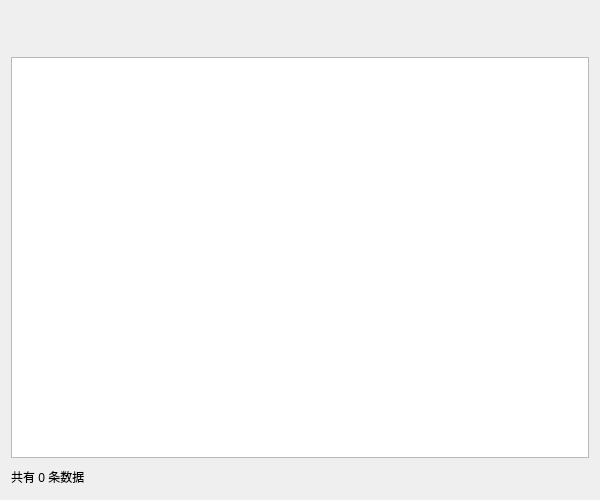
<?xml version="1.0" encoding="UTF-8"?>
<ui version="4.0">
 <class>Stock</class>
 <widget class="QWidget" name="Stock">
  <property name="geometry">
   <rect>
    <x>0</x>
    <y>0</y>
    <width>600</width>
    <height>500</height>
   </rect>
  </property>
  <property name="windowTitle">
   <string>Form</string>
  </property>
  <layout class="QVBoxLayout" name="verticalLayout_2">
   <item>
    <widget class="QWidget" name="widget" native="true">
     <layout class="QHBoxLayout" name="horizontalLayout">
      <item>
       <widget class="QPushButton" name="btn_edit">
        <property name="maximumSize">
         <size>
          <width>60</width>
          <height>60</height>
         </size>
        </property>
        <property name="text">
         <string/>
        </property>
        <property name="icon">
         <iconset resource="res.qrc">
          <normaloff>:/img/icon/xiugai.png</normaloff>:/img/icon/xiugai.png</iconset>
        </property>
        <property name="iconSize">
         <size>
          <width>40</width>
          <height>40</height>
         </size>
        </property>
        <property name="flat">
         <bool>true</bool>
        </property>
       </widget>
      </item>
      <item>
       <widget class="QPushButton" name="btn_delete">
        <property name="maximumSize">
         <size>
          <width>60</width>
          <height>16777215</height>
         </size>
        </property>
        <property name="text">
         <string/>
        </property>
        <property name="icon">
         <iconset resource="res.qrc">
          <normaloff>:/img/icon/shanchu.png</normaloff>:/img/icon/shanchu.png</iconset>
        </property>
        <property name="iconSize">
         <size>
          <width>40</width>
          <height>40</height>
         </size>
        </property>
        <property name="flat">
         <bool>true</bool>
        </property>
       </widget>
      </item>
      <item>
       <widget class="QPushButton" name="btn_revert">
        <property name="text">
         <string/>
        </property>
        <property name="icon">
         <iconset resource="res.qrc">
          <normaloff>:/img/icon/huifu.png</normaloff>:/img/icon/huifu.png</iconset>
        </property>
        <property name="iconSize">
         <size>
          <width>40</width>
          <height>40</height>
         </size>
        </property>
        <property name="flat">
         <bool>true</bool>
        </property>
       </widget>
      </item>
      <item>
       <widget class="QPushButton" name="btn_refresh">
        <property name="text">
         <string/>
        </property>
        <property name="icon">
         <iconset resource="res.qrc">
          <normaloff>:/img/icon/reset.png</normaloff>:/img/icon/reset.png</iconset>
        </property>
        <property name="iconSize">
         <size>
          <width>40</width>
          <height>40</height>
         </size>
        </property>
        <property name="flat">
         <bool>true</bool>
        </property>
       </widget>
      </item>
      <item>
       <widget class="QPushButton" name="btn_discount">
        <property name="text">
         <string/>
        </property>
        <property name="icon">
         <iconset resource="res.qrc">
          <normaloff>:/img/icon/dazhe.png</normaloff>:/img/icon/dazhe.png</iconset>
        </property>
        <property name="iconSize">
         <size>
          <width>40</width>
          <height>40</height>
         </size>
        </property>
        <property name="flat">
         <bool>true</bool>
        </property>
       </widget>
      </item>
      <item>
       <spacer name="horizontalSpacer">
        <property name="orientation">
         <enum>Qt::Horizontal</enum>
        </property>
        <property name="sizeHint" stdset="0">
         <size>
          <width>40</width>
          <height>20</height>
         </size>
        </property>
       </spacer>
      </item>
      <item>
       <widget class="QPushButton" name="btn_save">
        <property name="maximumSize">
         <size>
          <width>60</width>
          <height>16777215</height>
         </size>
        </property>
        <property name="text">
         <string/>
        </property>
        <property name="icon">
         <iconset resource="res.qrc">
          <normaloff>:/img/icon/baocun.png</normaloff>:/img/icon/baocun.png</iconset>
        </property>
        <property name="iconSize">
         <size>
          <width>42</width>
          <height>42</height>
         </size>
        </property>
        <property name="flat">
         <bool>true</bool>
        </property>
       </widget>
      </item>
     </layout>
    </widget>
   </item>
   <item>
    <widget class="QTableView" name="tableView"/>
   </item>
   <item>
    <widget class="QLabel" name="labInfo">
     <property name="minimumSize">
      <size>
       <width>0</width>
       <height>25</height>
      </size>
     </property>
     <property name="text">
      <string>共有 0 条数据</string>
     </property>
    </widget>
   </item>
  </layout>
 </widget>
 <resources>
  <include location="res.qrc"/>
 </resources>
 <connections/>
</ui>
